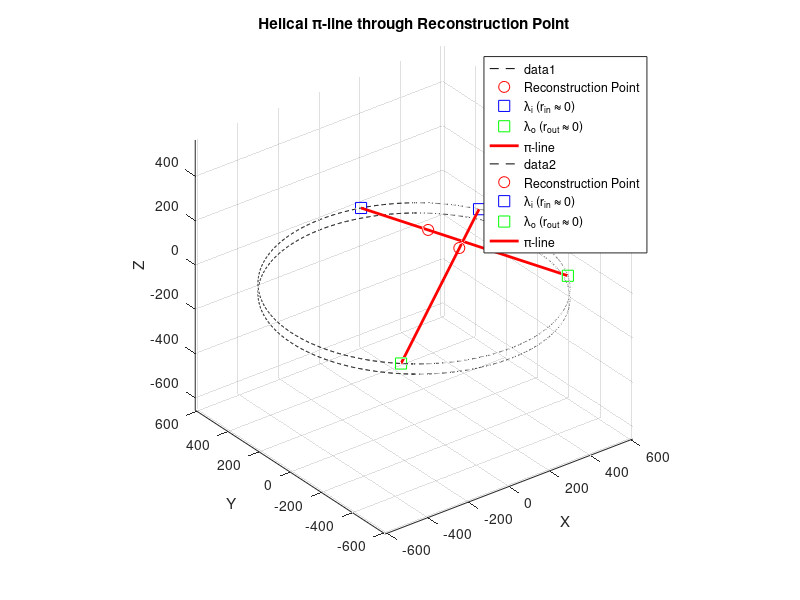
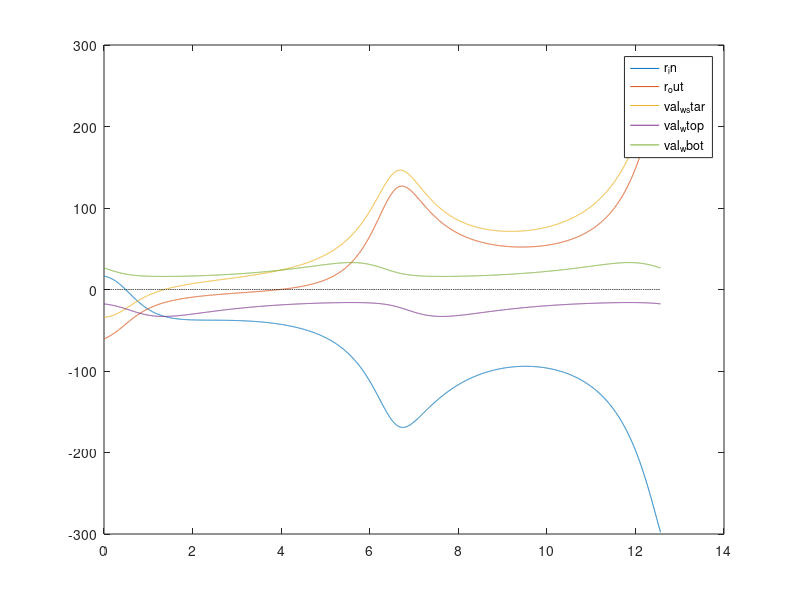

Reproduce these figures in MATLAB, in order.
clear
close all
% 参数
R = 610;               % source 轨道半径
P = -46;            % pitch
D = 1113;             % source-detector distance
lambda = linspace(0, 4*pi, 2016*2);  % lambda 取值？？？？怎么选出对应 lambda?
dlambda = lambda(2) - lambda(1);

% === 构造螺旋轨迹 ===
x_helix = R * cos(lambda);
y_helix = R * sin(lambda);
z_helix = P / (2*pi) * lambda;

x0 = 300; 
y0 = 100; 
z0 = -10;        % 重建点

% 定义 alpha*(lambda)
alpha_star = @(lambda) atan2(-x0*sin(lambda) + y0*cos(lambda), R - x0*cos(lambda) - y0*sin(lambda));

% 定义 w*(lambda)
w_star = @(lambda) D * cos(alpha_star(lambda)) ./ (R - x0*cos(lambda) - y0*sin(lambda)) .* (z0 - P/(2*pi)*lambda);
val_w_star = w_star(lambda);

% 定义 w_top and w_bottom
wtop = @(alpha)  (D*P)/(2*pi*R) * ((pi/2 - alpha) ./ cos(alpha));
wbot = @(alpha) -(D*P)/(2*pi*R) * ((pi/2 + alpha) ./ cos(alpha));
val_wtop = wtop(alpha_star(lambda));
val_wbot = wbot(alpha_star(lambda));

% 定义 rin(lambda) 和 rout(lambda)
rin = @(lambda) wtop(alpha_star(lambda)) - w_star(lambda);
rout = @(lambda) w_star(lambda) - wbot(alpha_star(lambda));

% 使用rin=0, rout=0估计 λ_i 和 λ_o
r_in = rin(lambda);
r_out = rout(lambda);

% === 找出r_in、r_out最接近0的位置，对应lambda_i、lambda_o ===
[~, idx_in] = min(abs(r_in));
[~, idx_out] = min(abs(r_out));
lambda_in = lambda(idx_in);
lambda_out = lambda(idx_out);
angle_lambda = abs(lambda_out-lambda_in)/pi*360;

% === 计算对应的source点位置 ===
a_in = [R*cos(lambda_in), R*sin(lambda_in), P/(2*pi)*lambda_in];
a_out = [R*cos(lambda_out), R*sin(lambda_out), P/(2*pi)*lambda_out];

fprintf('approximate between angle = %.4f grade \n', angle_lambda);
fprintf('approximate λ_i = %.4f rad, λ_o = %.4f rad\n', lambda_in, lambda_out);
fprintf('approximate a_i = [%.2f %.2f %.2f], a_o = [%.2f %.2f %.2f] \n', a_in, a_out);

% === 绘图 ===
figure(1);
plot3(x_helix, y_helix, z_helix, 'k--'); hold on;
plot3(x0, y0, z0, 'ro', 'MarkerSize', 8, 'DisplayName', 'Reconstruction Point');
plot3(a_in(1), a_in(2), a_in(3), 'bs', 'MarkerSize', 8, 'DisplayName', '\lambda_i (r_{in} \approx 0)');
plot3(a_out(1), a_out(2), a_out(3), 'gs', 'MarkerSize', 8, 'DisplayName', '\lambda_o (r_{out} \approx 0)');
plot3([a_in(1), a_out(1)], [a_in(2), a_out(2)], [a_in(3), a_out(3)], 'r-', ...
      'LineWidth', 2, 'DisplayName', '\pi-line');

xlabel('X'); ylabel('Y'); zlabel('Z');
legend;
axis equal; grid on;
title('Helical \pi-line through Reconstruction Point');

figure(2)
plot(lambda,r_in)
hold on
plot(lambda,r_out)
hold on
plot(lambda,val_w_star)
hold on
plot(lambda,val_wtop)
hold on
plot(lambda,val_wbot)
hold on
plot(lambda,zeros(length(lambda),1),'k--')
legend('r_in','r_out','val_w_star','val_wtop','val_wbot');

%% second point
x0 = 300; 
y0 = 300; 
z0 = -20;        % 重建点

% 定义 alpha*(lambda)
alpha_star = @(lambda) atan2(-x0*sin(lambda) + y0*cos(lambda), R - x0*cos(lambda) - y0*sin(lambda));

% 定义 w*(lambda)
w_star = @(lambda) D * cos(alpha_star(lambda)) ./ (R - x0*cos(lambda) - y0*sin(lambda)) .* (z0 - P/(2*pi)*lambda);
val_w_star = w_star(lambda);

% 定义 w_top and w_bottom
wtop = @(alpha)  (D*P)/(2*pi*R) * ((pi/2 - alpha) ./ cos(alpha));
wbot = @(alpha) -(D*P)/(2*pi*R) * ((pi/2 + alpha) ./ cos(alpha));
val_wtop = wtop(alpha_star(lambda));
val_wbot = wbot(alpha_star(lambda));

% 定义 rin(lambda) 和 rout(lambda)
rin = @(lambda) wtop(alpha_star(lambda)) - w_star(lambda);
rout = @(lambda) w_star(lambda) - wbot(alpha_star(lambda));

% 使用rin=0, rout=0估计 λ_i 和 λ_o
r_in = rin(lambda);
r_out = rout(lambda);

% === 找出r_in、r_out最接近0的位置，对应lambda_i、lambda_o ===
[~, idx_in] = min(abs(r_in));
[~, idx_out] = min(abs(r_out));
lambda_in = lambda(idx_in);
lambda_out = lambda(idx_out);
angle_lambda = abs(lambda_out-lambda_in)/pi*360;

% === 计算对应的source点位置 ===
a_in = [R*cos(lambda_in), R*sin(lambda_in), P/(2*pi)*lambda_in];
a_out = [R*cos(lambda_out), R*sin(lambda_out), P/(2*pi)*lambda_out];

fprintf('approximate between angle = %.4f grade \n', angle_lambda);
fprintf('approximate λ_i = %.4f rad, λ_o = %.4f rad\n', lambda_in, lambda_out);
fprintf('approximate a_i = [%.2f %.2f %.2f], a_o = [%.2f %.2f %.2f] \n', a_in, a_out);

% === 绘图 ===
figure(1);
plot3(x_helix, y_helix, z_helix, 'k--'); hold on;
plot3(x0, y0, z0, 'ro', 'MarkerSize', 8, 'DisplayName', 'Reconstruction Point');
plot3(a_in(1), a_in(2), a_in(3), 'bs', 'MarkerSize', 8, 'DisplayName', '\lambda_i (r_{in} \approx 0)');
plot3(a_out(1), a_out(2), a_out(3), 'gs', 'MarkerSize', 8, 'DisplayName', '\lambda_o (r_{out} \approx 0)');
plot3([a_in(1), a_out(1)], [a_in(2), a_out(2)], [a_in(3), a_out(3)], 'r-', ...
      'LineWidth', 2, 'DisplayName', '\pi-line');

xlabel('X'); ylabel('Y'); zlabel('Z');
legend;
axis equal; grid on;
title('Helical \pi-line through Reconstruction Point');